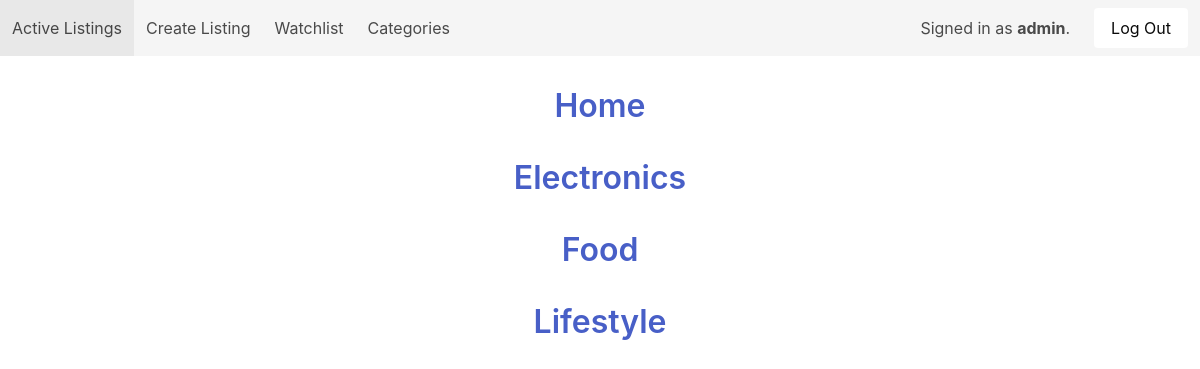
The page /categories (signed in) on the database as committed earlier.
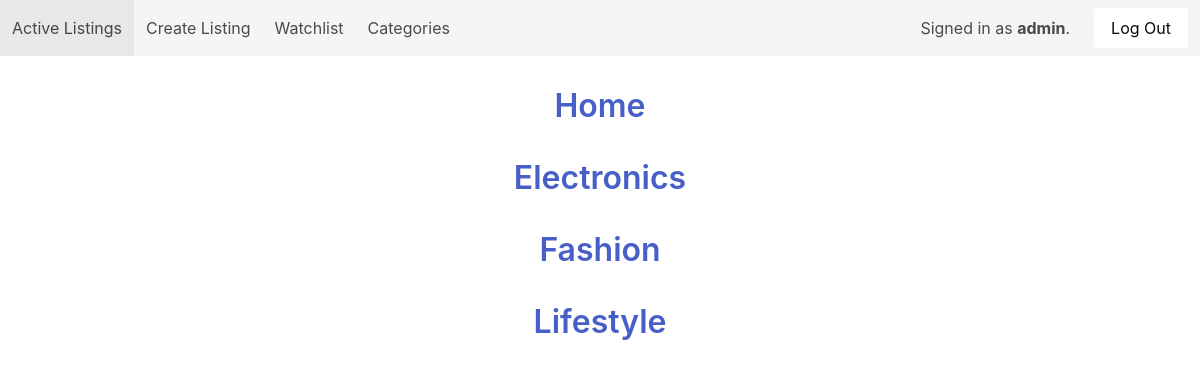
The same page on the database as committed later.
### auctions/models.py (models this page shows, shortened)
class User(AbstractUser):
    pass

class Categorie(models.Model):
    name = models.CharField(max_length=64)

### auctions/views.py (the view)
# urls.py: path("categories", views.categories, name="categories"),
def categories(request):
    categories = Categorie.objects.all()
    return render(request, 'auctions/categories.html', {
        "categories": categories
    })

### auctions/templates/auctions/categories.html (shortened to what this page needs)
{% extends "auctions/layout.html" %}
{% block body %}
    {% for category in categories %}
    <div class="container head">
        <h3 class="title is-3"><a href="{% url 'cat' category.name %}">{{ category.name }}</a></h3>
    </div>
    {% endfor %}
{% endblock %}

### auctions/templates/auctions/layout.html (shortened to what this page needs)
{% load static %}
{% load mathfilters %}
<!DOCTYPE html>
<html lang="en" class="has-navbar-fixed-top">
    <head>
        <link href="{% static 'auctions/bulma.css' %}" rel="stylesheet">
        <link href="{% static 'auctions/styles.css' %}" rel="stylesheet">
    </head>
    <body>
        <div class="navbar is-light is-fixed-top">
            <div class="navbar-menu" id="navMenu">
                <div class="navbar-start">
                    <a class="navbar-item" href="{% url 'index' %}">Active Listings</a>
                    {% if user.is_authenticated %}
                    <a class="navbar-item" href="{% url 'create' %}">Create Listing</a>
                    <a class="navbar-item" href="{% url 'watchlist' %}">Watchlist</a>
                    {% endif %}
                    <a class="navbar-item" href="{% url 'categories' %}">Categories</a>
                </div>
                <div class="navbar-end">
                    <a class="navbar-item">
                        {% if user.is_authenticated %}
                                Signed in as&nbsp<strong>{{ user.username }}</strong>.
                        {% endif %}
                    </a>
                    <div class="navbar-item">
                        <div class="buttons">
                            {% if user.is_authenticated %}
                                <a class="button is-white" href="{% url 'logout' %}">Log Out</a>
                            {% else %}
                                <a class="button is-primary" href="{% url 'login' %}">Log In</a>
                                <a class="button is-white" href="{% url 'register' %}">Register</a>
                            {% endif %}
                        </div>
                    </div>
                </div>
            </div>
        </div>
        {% block body %}
        {% endblock %}
    </body>
</html>

### auctions/static/auctions/styles.css (style rules this page uses)
.head { margin-top: 3vw; margin-bottom: 3vw; text-align: center; }

Rows that differ between the two databases and show on the page:
changed Categorie: name "Food" → "Fashion"
